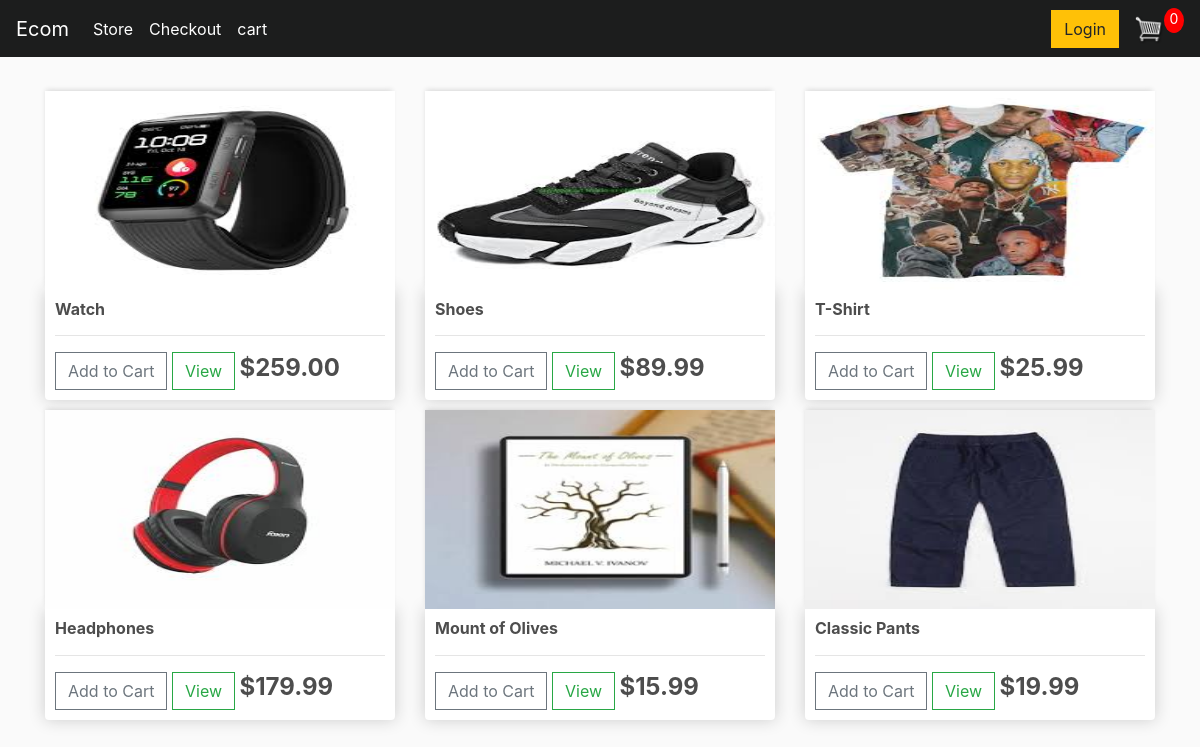
The page / on the database its author committed.
### store/models.py (models this page shows, shortened)
class Product(models.Model):
    name = models.CharField(max_length=200, null=True)
    price = models.FloatField()
    digital = models.BooleanField(default=False, null=True, blank=True)
    image = models.ImageField(upload_to="photos/%Y/%m/%d", null=True, blank=True)

### store/views.py (the view)
# urls.py: path('', include('store.urls')),
def store(request):
    if request.user.is_authenticated:
        customer = request.user.customer
        order, _ = Order.objects.get_or_create(customer=customer, complete=False)
        items = order.order_items.all()
        cartitems = order.get_cart_items
    else:
        items = []
        order = {'get_cart_items': 0, 'get_cart_total': 0}
        cartitems = order['get_cart_items']
    products = Product.objects.all()
    context = {
        'products': products, 'cartitems': cartitems
    }
    return render(request, 'store/store.html', context)

### store/templates/store/store.html (shortened to what this page needs)
{% extends 'store/base/base.html' %}
{% load static %}
{% block content %}
<div class="row">
    {% for product in products %}
    <div class="col-lg-4">
        <img class="thumbnail" src="{{product.image.url}}">
        <div class="box-element product">
            <h6><strong>{{ product.name }}</strong></h6>
            <hr>
            <button data-product="{{product.id}}" data-action="add" class="btn btn-outline-secondary add-btn update-cart">Add to Cart</button>
            <a class="btn btn-outline-success" href="#">View</a>
            <h4 style="display: inline-block"><strong>${{ product.price|floatformat:2}}</strong></h4>
        </div>
    </div>
    {% endfor %}
</div>
{% endblock %}

### store/templates/store/base/base.html (shortened to what this page needs)
<!DOCTYPE html>
{% load static %}
<html>
<head>
	<link rel="stylesheet" href="https://stackpath.bootstrapcdn.com/bootstrap/4.4.1/css/bootstrap.min.css">
	<link rel="stylesheet" type="text/css" href="{% static 'css/main.css' %}">
</head>
<body>
	<nav class="navbar navbar-expand-lg navbar-dark bg-dark">
	  <a class="navbar-brand" href="{% url 'store' %}">Ecom</a>
	  <div class="collapse navbar-collapse" id="navbarSupportedContent">
	    <ul class="navbar-nav mr-auto">
	      <li class="nav-item active">
	        <a class="nav-link" href="{% url 'store' %}">Store <span class="sr-only">(current)</span></a>
	      </li>
	      <li class="nav-item active">
	        <a class="nav-link" href="{% url 'checkout' %}">Checkout<span class="sr-only">(current)</span></a>
	      </li>
	      <li class="nav-item active">
	        <a class="nav-link" href="{% url 'cart' %}">cart<span class="sr-only">(current)</span></a>
	      </li>
	    </ul>
	    <div class="form-inline my-2 my-lg-0">
	     	<a href="#"class="btn btn-warning">Login</a>
	     	<a href="{% url 'cart' %}">
	    		<img  id="cart-icon" src="{% static 'css/cart.png' %}">
	    	</a>
	    	<p id="cart-total">{{cartitems}}</p>
	    </div>
	  </div>
	</nav>
     <div class="container">
            <br>
            {% block content %}{% endblock content %}
         </div>
</body>
</html>

### store/static/css/main.css (style rules this page uses)
body { background-color: hsl(0, 0%, 98%); }
h1,h2,h3,h4,h5,h6 { color:hsl(0, 0%, 30%); }
.box-element { box-shadow:hsl(0, 0%, 80%) 0 0 16px; background-color: #fff; border-radius: 5px; padding: 10px; }
.thumbnail { width: 100%; height: 199px; -webkit-box-shadow: -1px -3px 5px -2px rgba(214,214,214,1); -moz-box-shadow: -1px -3px 5px -2px rgba(214,214,214,1); box-shadow: -1px -3px 5px -2px rgba(214,214,214,1); }
.product { border-radius: 0 0 4px 4px; }
.bg-dark { background-color: rgb(28, 29, 29)!important; }
#cart-icon { width:30px; display: inline-block; margin-left: 15px; }
#cart-total { display: block; text-align: center; color:#fff; background-color: red; width: 20px; height: 25px; border-radius: 50%; font-size: 14px; }
.col-lg-4, .col-lg-6, .col-lg-8, .col-lg-12 { margin-top: 10px; }
.btn { border-radius: 0; }

### rows shown on the page
Product: image (picture), name "Watch", price "259.00"
Product: image (picture), name "Shoes", price "89.99"
Product: image (picture), name "T-Shirt", price "25.99"
Product: image (picture), name "Headphones", price "179.99"
Product: image (picture), name "Mount of Olives", price "15.99"
Product: image (picture), name "Classic Pants", price "19.99"

### other values the page prints
{{ cartitems }} "0"
